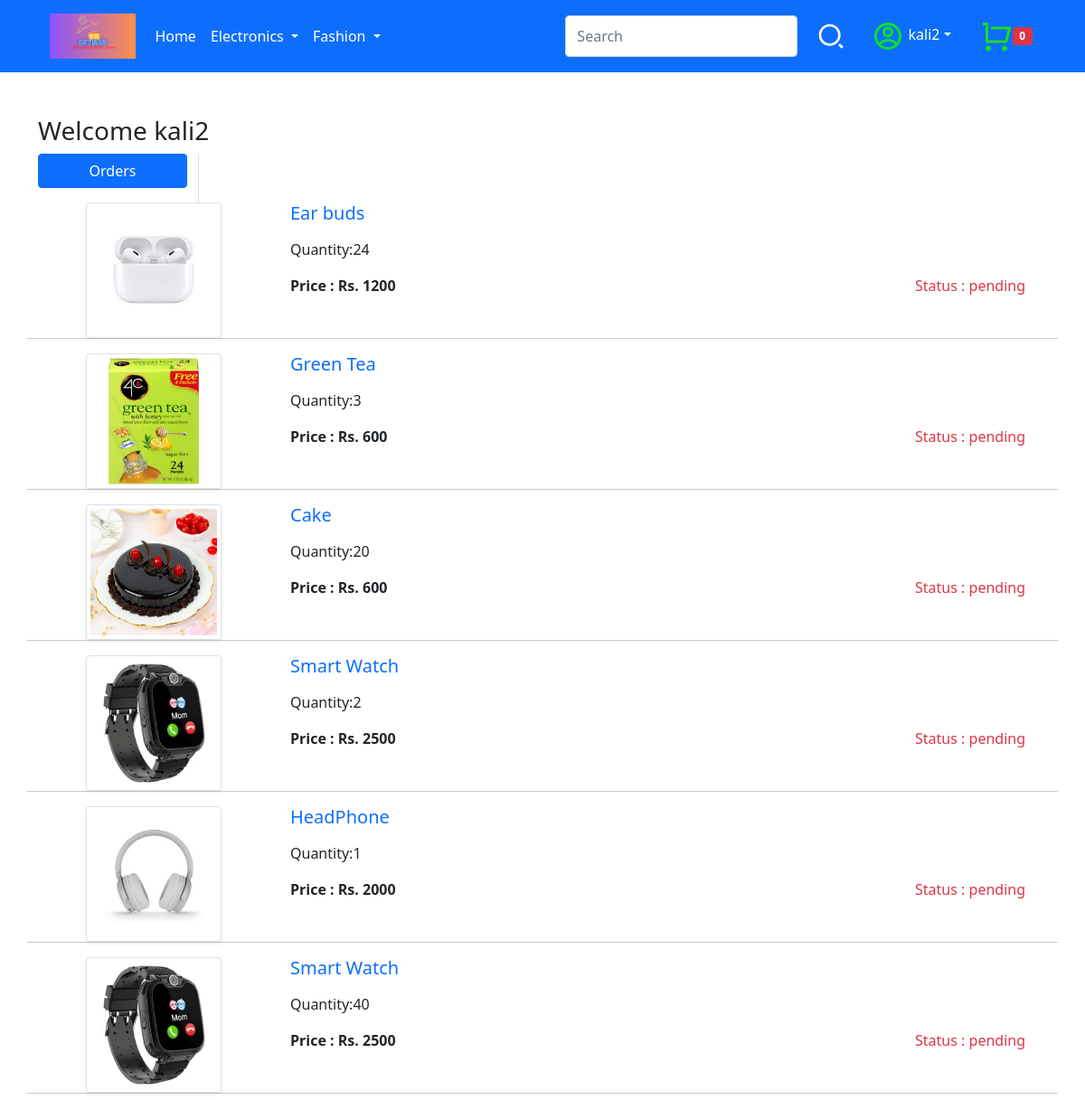
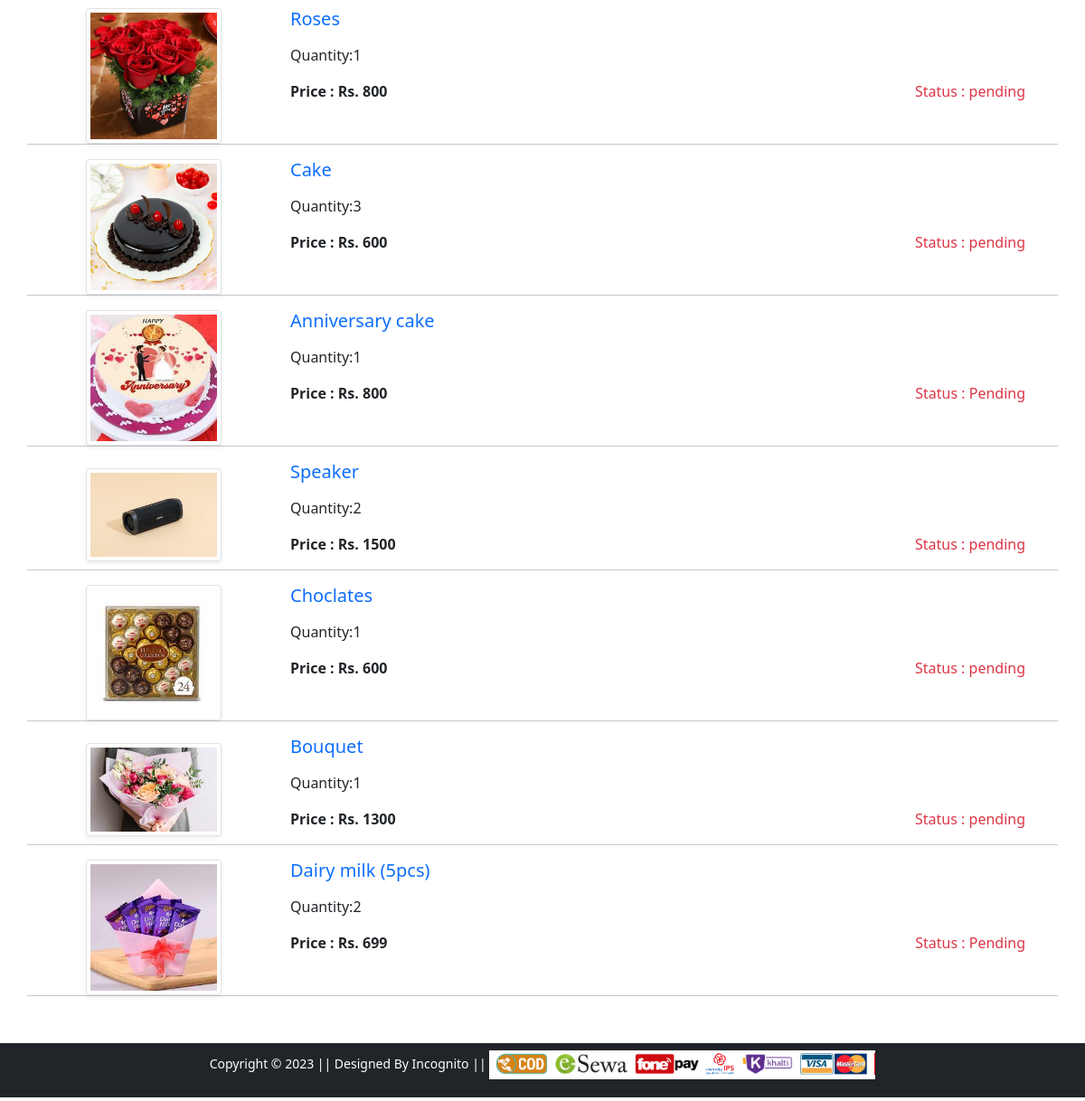
The app's page /orders/ (signed in) with its own data (2 pictures, top to bottom).
### app/models.py (models this page shows, shortened)
class order(models.Model):
    date = models.DateTimeField(auto_now_add=True)
    price = models.IntegerField()
    address = models.ForeignKey(customer,on_delete=models.CASCADE)
    product = models.ForeignKey(item, on_delete=models.CASCADE)
    user = models.ForeignKey(User, on_delete=models.CASCADE)
    quantity = models.IntegerField(default=1)
    status = models.CharField(max_length=10,choices=options,default='pending')

class item(models.Model):
    name = models.CharField(max_length=56,default = None)
    description = models.CharField(max_length=500,default = " Good quality product")
    image = models.ImageField(upload_to=upload_path)
    price = models.IntegerField()
    offer_price = models.IntegerField(default=0)
    category = models.CharField(choices=categories,max_length=20)
    id = models.AutoField(primary_key=True)

### app/views.py (the view)
# urls.py: path('orders/', views.orders, name='orders'),
def orders(request):
    cart_items = order.objects.filter(user=request.user)
    return render(request, 'app/orders.html',{"cart_items" : cart_items})

### app/context_processors.py (called while the page is built)
def common_data(request):
    if request.user.is_authenticated:
        cart_list = wishlist.objects.filter(user=request.user)
        nocart = len(cart_list)
    else:
        nocart = 0
    return{'nocart':nocart}

def delivery_time(request):
    utc_time = datetime.today()
    nepal_time = utc_time + timedelta(seconds=5*60*60+45*60)
    if int(nepal_time.strftime('%H')) < 16:
        delivery_time = 'Today'
    else:
        delivery_time = 'Tomorrow'
    return {'delivery_time':delivery_time}

### app/templates/app/orders.html (shortened to what this page needs)
{% extends 'app/base.html' %}
{% load static %}
{% block main-content %}
<div class="container my-5">
 <div class="row">
 <h3>Welcome {{request.user.username}}</h3>
  <div class="col-sm-2 border-end">
   <ul class="list-unstyled">
    <li class="d-grid"><a href="{% url 'orders' %}" class="btn btn-primary">Orders</a></li>
   </ul>
  </div>
  {% if cart_items %}
  {% for item in cart_items %}
  <div class="row">
   <div class="col-sm-3 text-center align-self-center"><img src="/media/{{item.product.image}}" alt="" srcset="" class="img-fluid img-thumbnail shadow-sm" height="150" width="150"> </div>
   <div class="col-sm-9">
    <div>
      <a href="/product-detail/{{item.product.id}}" class="text-decoration-none"><h5>{{item.product.name}}</h5></a>
     <div class="my-3">
      <label for="quantity">Quantity:{{item.quantity}}</label>
     </div>
     <div class="d-flex justify-content-between">
      <p class="mb-0"><span><strong>Price : Rs. {{item.product.price}}</strong></span></p>
      <p class="text-danger"> Status : {{item.status}}</p>
     </div>
    </div>
   </div>
  </div> <hr>{% endfor %}
  {% else %}
  <div class="card">
    <div class="card-body">
  <h5> No order found</h5>
  <a href="/cart" class="btn btn-warning">Go to cart</a>
  </div></div>
  {% endif %}
 </div>
</div>
{% endblock main-content %}

### app/templates/app/base.html (shortened to what this page needs)
<!doctype html>
{% load static %}
<html lang="en">
  <head>
    <link href="https://cdn.jsdelivr.net/npm/bootstrap@5.0.0-beta1/dist/css/bootstrap.min.css" rel="stylesheet">
    <link rel="stylesheet" href="{% static 'app/css/owl.carousel.min.css' %}">
    <link rel="stylesheet" href="{% static 'app/css/all.min.css' %}">
    <link rel="stylesheet" href="{% static 'app/css/style.css' %}">
  </head>
  <body>
    <nav class="navbar navbar-expand-lg navbar-dark bg-primary">
     <div class="container">
       <a class="btn -btn-outline-primary " href="/"><img src="{% static 'app/images/logo2.png'%}" alt="" clas="img-fluid " height="50px" ></a>
       <div class="collapse navbar-collapse" id="navbarSupportedContent">
         <ul class="navbar-nav me-auto mb-2 mb-lg-0">
           <li class="nav-item">
             <a class="nav-link active" aria-current="page" href="/">Home</a>
           </li>
           <li class="nav-item dropdown">
             <a class="nav-link dropdown-toggle text-white" href="#" id="electronicsDropdown" role="button" data-bs-toggle="dropdown" aria-expanded="false">
               Electronics
             </a>
           </li>
           <li class="nav-item dropdown">
             <a class="nav-link dropdown-toggle text-white" href="#" id="fashionDropdown" role="button" data-bs-toggle="dropdown" aria-expanded="false">
               Fashion
             </a>
           </li>
         </ul>
         <form class="d-flex" action="{% url 'searchresult'%}">
           <input class="form-control me-2" type="search" placeholder="Search" aria-label="Search" name="search">
           <button class="btn" type="submit">
           </button>
         </form>
         <div>
          <ul class="navbar-nav me-auto mb-2mb-lg-0">
           <li class="nav-item dropdown mx-2">
            {% if request.user.is_authenticated %}
              <a class="nav-link dropdown-toggle text-white" href="#" id="profileDropdown" role="button" data-bs-toggle="dropdown" aria-expanded="false">
              {{request.user}}</a>
            </li>
            <li class="nav-item mx-2" id="image">
             <a href="{% url 'cart' %}" class="nav-link ">
              <span class="badge bg-danger">{{nocart}}</span></a>
            {% endif %}
          </ul>
         </div>
       </div>
     </div>
    </nav>
    {% block main-content %} {% endblock main-content %}
    <footer class="container-fluid bg-dark text-center p-2 mb-1 ">
        <small class="text-white">Copyright &copy; 2023 || Designed By Incognito || </small>
        <img src="{% static 'app/images/payment.png' %}" alt="" srcset="" class="img-fluid" height="2px">
    </footer>
  </body>
</html>

### app/templates/app/base.html (style rules this page uses)
html { position: relative; min-height: 100%; }
body { margin-bottom: 100px; }
footer { position: absolute; bottom: 0; width: 100%; height: 60px; }

### records on screen
order: product.image (picture), product.name "Ear buds", quantity "24", product.price "1200", status "pending"
order: product.image (picture), product.name "Green Tea", quantity "3", product.price "600", status "pending"
order: product.image (picture), product.name "Cake", quantity "20", product.price "600", status "pending"
order: product.image (picture), product.name "Smart Watch", quantity "2", product.price "2500", status "pending"
order: product.image (picture), product.name "HeadPhone", quantity "1", product.price "2000", status "pending"
order: product.image (picture), product.name "Smart Watch", quantity "40", product.price "2500", status "pending"
order: product.image (picture), product.name "Roses", quantity "1", product.price "800", status "pending"
order: product.image (picture), product.name "Cake", quantity "3", product.price "600", status "pending"
order: product.image (picture), product.name "Anniversary cake", quantity "1", product.price "800", status "Pending"
order: product.image (picture), product.name "Speaker", quantity "2", product.price "1500", status "pending"
order: product.image (picture), product.name "Choclates", quantity "1", product.price "600", status "pending"
order: product.image (picture), product.name "Bouquet", quantity "1", product.price "1300", status "pending"
order: product.image (picture), product.name "Dairy milk (5pcs)", quantity "2", product.price "699", status "Pending"

### other values on screen
{{ request.user }} "kali2"
{{ nocart }} "0"
{{ request.user.username }} "kali2"
